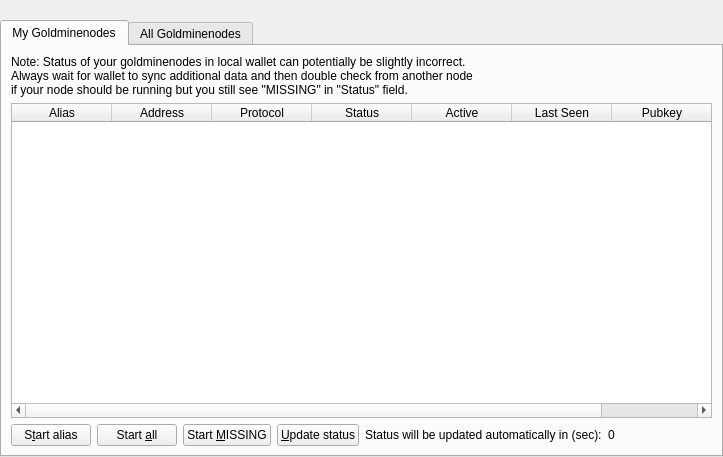
<?xml version="1.0" encoding="UTF-8"?>
<ui version="4.0">
 <class>GoldminenodeList</class>
 <widget class="QWidget" name="GoldminenodeList">
  <property name="geometry">
   <rect>
    <x>0</x>
    <y>0</y>
    <width>723</width>
    <height>457</height>
   </rect>
  </property>
  <property name="windowTitle">
   <string>Form</string>
  </property>
  <layout class="QVBoxLayout" name="topLayout">
   <property name="leftMargin">
    <number>0</number>
   </property>
   <property name="topMargin">
    <number>0</number>
   </property>
   <property name="rightMargin">
    <number>0</number>
   </property>
   <property name="bottomMargin">
    <number>0</number>
   </property>
   <item>
    <layout class="QVBoxLayout" name="verticalLayout">
     <property name="bottomMargin">
      <number>0</number>
     </property>
     <item>
      <spacer name="horizontalSpacer0">
       <property name="orientation">
        <enum>Qt::Horizontal</enum>
       </property>
       <property name="sizeHint" stdset="0">
        <size>
         <width>40</width>
         <height>20</height>
        </size>
       </property>
      </spacer>
     </item>
     <item>
      <widget class="QTabWidget" name="tabWidget">
       <property name="currentIndex">
        <number>0</number>
       </property>
       <widget class="QWidget" name="tabMyGoldminenodes">
        <attribute name="title">
         <string>My Goldminenodes</string>
        </attribute>
        <layout class="QGridLayout" name="gridLayout_2">
         <item row="0" column="0">
          <layout class="QVBoxLayout" name="verticalLayout_2">
           <property name="bottomMargin">
            <number>0</number>
           </property>
           <item>
            <layout class="QHBoxLayout" name="horizontalLayout_note">
             <property name="bottomMargin">
              <number>0</number>
             </property>
             <item>
              <widget class="QLabel" name="updateNote">
               <property name="text">
                <string>Note: Status of your goldminenodes in local wallet can potentially be slightly incorrect.&lt;br /&gt;Always wait for wallet to sync additional data and then double check from another node&lt;br /&gt;if your node should be running but you still see "MISSING" in "Status" field.</string>
               </property>
              </widget>
             </item>
            </layout>
           </item>
           <item>
            <widget class="QTableWidget" name="tableWidgetMyGoldminenodes">
             <property name="minimumSize">
              <size>
               <width>695</width>
               <height>0</height>
              </size>
             </property>
             <property name="editTriggers">
              <set>QAbstractItemView::NoEditTriggers</set>
             </property>
             <property name="alternatingRowColors">
              <bool>true</bool>
             </property>
             <property name="selectionMode">
              <enum>QAbstractItemView::SingleSelection</enum>
             </property>
             <property name="selectionBehavior">
              <enum>QAbstractItemView::SelectRows</enum>
             </property>
             <property name="sortingEnabled">
              <bool>true</bool>
             </property>
             <attribute name="horizontalHeaderStretchLastSection">
              <bool>true</bool>
             </attribute>
             <attribute name="ResizeMode">
              <enum>QHeaderView::Interactive</enum>
             </attribute>
             <column>
              <property name="text">
               <string>Alias</string>
              </property>
             </column>
             <column>
              <property name="text">
               <string>Address</string>
              </property>
             </column>
             <column>
              <property name="text">
               <string>Protocol</string>
              </property>
             </column>
             <column>
              <property name="text">
               <string>Status</string>
              </property>
             </column>
             <column>
              <property name="text">
               <string>Active</string>
              </property>
             </column>
             <column>
              <property name="text">
               <string>Last Seen</string>
              </property>
             </column>
             <column>
              <property name="text">
               <string>Pubkey</string>
              </property>
             </column>
            </widget>
           </item>
           <item>
            <layout class="QHBoxLayout" name="horizontalLayout_5">
             <property name="bottomMargin">
              <number>0</number>
             </property>
             <item>
              <widget class="QPushButton" name="startButton">
               <property name="text">
                <string>S&amp;tart alias</string>
               </property>
              </widget>
             </item>
             <item>
              <widget class="QPushButton" name="startAllButton">
               <property name="text">
                <string>Start &amp;all</string>
               </property>
              </widget>
             </item>
             <item>
              <widget class="QPushButton" name="startMissingButton">
               <property name="text">
                <string>Start &amp;MISSING</string>
               </property>
              </widget>
             </item>
             <item>
              <widget class="QPushButton" name="UpdateButton">
               <property name="text">
                <string>&amp;Update status</string>
               </property>
              </widget>
             </item>
             <item>
              <widget class="QLabel" name="autoupdate_label">
               <property name="text">
                <string>Status will be updated automatically in (sec):</string>
               </property>
              </widget>
             </item>
             <item>
              <widget class="QLabel" name="secondsLabel">
               <property name="text">
                <string>0</string>
               </property>
              </widget>
             </item>
             <item>
              <spacer name="horizontalSpacer_5">
               <property name="orientation">
                <enum>Qt::Horizontal</enum>
               </property>
               <property name="sizeHint" stdset="0">
                <size>
                 <width>40</width>
                 <height>20</height>
                </size>
               </property>
              </spacer>
             </item>
            </layout>
           </item>
          </layout>
         </item>
        </layout>
       </widget>
       <widget class="QWidget" name="tabAllGoldminenodes">
        <attribute name="title">
         <string>All Goldminenodes</string>
        </attribute>
        <layout class="QGridLayout" name="gridLayout">
         <item row="1" column="0">
          <widget class="QTableWidget" name="tableWidgetGoldminenodes">
           <property name="editTriggers">
            <set>QAbstractItemView::NoEditTriggers</set>
           </property>
           <property name="alternatingRowColors">
            <bool>true</bool>
           </property>
           <property name="selectionBehavior">
            <enum>QAbstractItemView::SelectRows</enum>
           </property>
           <property name="sortingEnabled">
            <bool>true</bool>
           </property>
           <attribute name="horizontalHeaderStretchLastSection">
            <bool>true</bool>
           </attribute>
           <attribute name="ResizeMode">
            <enum>QHeaderView::Interactive</enum>
           </attribute>
           <column>
            <property name="text">
             <string>Address</string>
            </property>
           </column>
           <column>
            <property name="text">
             <string>Protocol</string>
            </property>
           </column>
           <column>
            <property name="text">
             <string>Status</string>
            </property>
           </column>
           <column>
            <property name="text">
             <string>Active</string>
            </property>
           </column>
           <column>
            <property name="text">
             <string>Last Seen</string>
            </property>
           </column>
           <column>
            <property name="text">
             <string>Pubkey</string>
            </property>
           </column>
          </widget>
         </item>
         <item row="0" column="0">
          <layout class="QHBoxLayout" name="horizontalLayout_3">
           <property name="bottomMargin">
            <number>0</number>
           </property>
           <item>
            <widget class="QLabel" name="label_filter">
             <property name="text">
              <string>Filter List:</string>
             </property>
            </widget>
           </item>
           <item>
            <widget class="QLineEdit" name="filterLineEdit">
             <property name="toolTip">
              <string>Filter goldminenode list</string>
             </property>
            </widget>
           </item>
           <item>
            <spacer name="horizontalSpacer_3">
             <property name="orientation">
              <enum>Qt::Horizontal</enum>
             </property>
             <property name="sizeHint" stdset="0">
              <size>
               <width>10</width>
               <height>20</height>
              </size>
             </property>
            </spacer>
           </item>
           <item>
            <widget class="QLabel" name="label_count">
             <property name="text">
              <string>Node Count:</string>
             </property>
            </widget>
           </item>
           <item>
            <widget class="QLabel" name="countLabel">
             <property name="text">
              <string>0</string>
             </property>
            </widget>
           </item>
          </layout>
         </item>
        </layout>
       </widget>
      </widget>
     </item>
    </layout>
   </item>
  </layout>
 </widget>
 <resources/>
 <connections/>
</ui>
